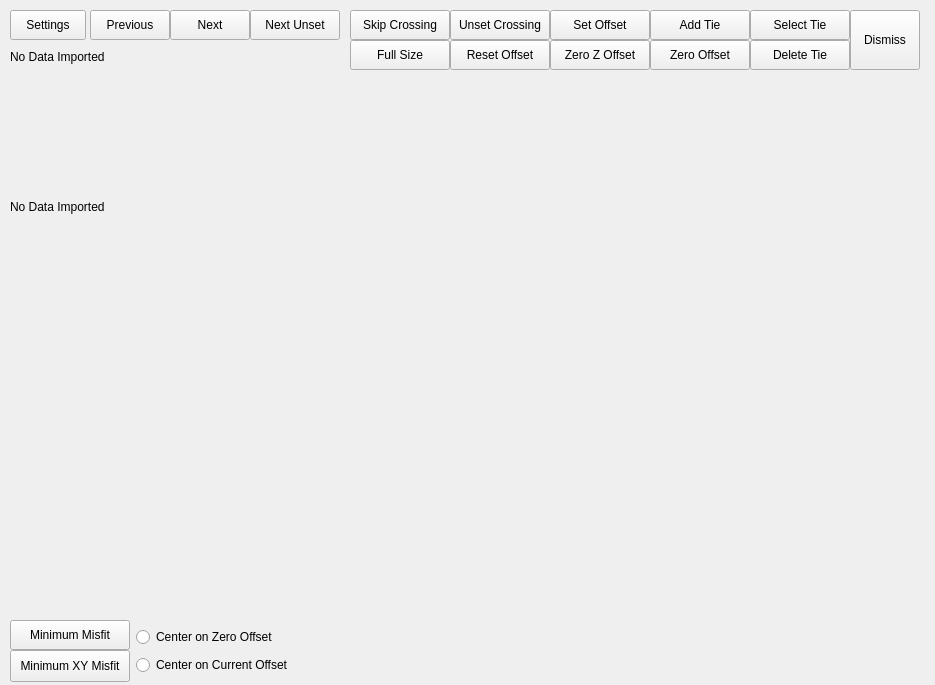
<?xml version="1.0" encoding="UTF-8"?>
<!--
  mbnavadjust_naverr.ui - the crossing / section analysis window of the navigation adjustment tool
  (mbnavadjust's bulletinBoard_naverr, mbnavadjust_creation.c). Loaded at runtime by
  src/mbnavadjust/mbnavadjust_window.cpp. Absolute geometry from the Motif bulletin board, no
  layouts. The three drawing areas are plain widgets the window paints into: the two sections'
  contours (drawingArea_naverr_cont, 600 x 600), the misfit grid (drawingArea_naverr_corr,
  301 x 301) and the z offset misfit (drawingArea_naverr_zcorr, 300 x 60), as the uil sizes them.
  "Settings" opens the Biases and Contours dialogs, as the Motif menu bar of the same name did.
-->
<ui version="4.0">
 <class>MbNavAdjustNaverr</class>
 <widget class="QDialog" name="bulletinBoard_naverr">
  <property name="geometry">
   <rect><x>0</x><y>0</y><width>935</width><height>685</height></rect>
  </property>
  <property name="windowTitle">
   <string>MBnavadjust - Navigation Adjustment Analysis</string>
  </property>
  <widget class="QPushButton" name="cascadeButton_settings">
   <property name="geometry"><rect><x>10</x><y>10</y><width>76</width><height>30</height></rect></property>
   <property name="text"><string>Settings</string></property>
   <property name="autoDefault"><bool>false</bool></property>
  </widget>
  <widget class="QPushButton" name="pushButton_naverr_previous">
   <property name="geometry"><rect><x>90</x><y>10</y><width>80</width><height>30</height></rect></property>
   <property name="text"><string>Previous</string></property>
   <property name="autoDefault"><bool>false</bool></property>
  </widget>
  <widget class="QPushButton" name="pushButton_naverr_next">
   <property name="geometry"><rect><x>170</x><y>10</y><width>80</width><height>30</height></rect></property>
   <property name="text"><string>Next</string></property>
   <property name="autoDefault"><bool>false</bool></property>
  </widget>
  <widget class="QPushButton" name="pushButton_naverr_nextunset">
   <property name="geometry"><rect><x>250</x><y>10</y><width>90</width><height>30</height></rect></property>
   <property name="text"><string>Next Unset</string></property>
   <property name="autoDefault"><bool>false</bool></property>
  </widget>
  <widget class="QPushButton" name="pushButton_naverr_setnone">
   <property name="geometry"><rect><x>350</x><y>10</y><width>100</width><height>30</height></rect></property>
   <property name="text"><string>Skip Crossing</string></property>
   <property name="autoDefault"><bool>false</bool></property>
  </widget>
  <widget class="QPushButton" name="pushButton_naverr_unset">
   <property name="geometry"><rect><x>450</x><y>10</y><width>100</width><height>30</height></rect></property>
   <property name="text"><string>Unset Crossing</string></property>
   <property name="autoDefault"><bool>false</bool></property>
  </widget>
  <widget class="QPushButton" name="pushButton_naverr_settie">
   <property name="geometry"><rect><x>550</x><y>10</y><width>100</width><height>30</height></rect></property>
   <property name="text"><string>Set Offset</string></property>
   <property name="autoDefault"><bool>false</bool></property>
  </widget>
  <widget class="QPushButton" name="pushButton_naverr_addtie">
   <property name="geometry"><rect><x>650</x><y>10</y><width>100</width><height>30</height></rect></property>
   <property name="text"><string>Add Tie</string></property>
   <property name="autoDefault"><bool>false</bool></property>
  </widget>
  <widget class="QPushButton" name="pushButton_naverr_selecttie">
   <property name="geometry"><rect><x>750</x><y>10</y><width>100</width><height>30</height></rect></property>
   <property name="text"><string>Select Tie</string></property>
   <property name="autoDefault"><bool>false</bool></property>
  </widget>
  <widget class="QPushButton" name="pushButton_naverr_dismiss">
   <property name="geometry"><rect><x>850</x><y>10</y><width>70</width><height>60</height></rect></property>
   <property name="text"><string>Dismiss</string></property>
   <property name="autoDefault"><bool>false</bool></property>
  </widget>
  <widget class="QPushButton" name="pushButton_naverr_fullsize">
   <property name="geometry"><rect><x>350</x><y>40</y><width>100</width><height>30</height></rect></property>
   <property name="text"><string>Full Size</string></property>
   <property name="autoDefault"><bool>false</bool></property>
  </widget>
  <widget class="QPushButton" name="pushButton_naverr_resettie">
   <property name="geometry"><rect><x>450</x><y>40</y><width>100</width><height>30</height></rect></property>
   <property name="text"><string>Reset Offset</string></property>
   <property name="autoDefault"><bool>false</bool></property>
  </widget>
  <widget class="QPushButton" name="pushButton_naverr_zerozoffset">
   <property name="geometry"><rect><x>550</x><y>40</y><width>100</width><height>30</height></rect></property>
   <property name="text"><string>Zero Z Offset</string></property>
   <property name="autoDefault"><bool>false</bool></property>
  </widget>
  <widget class="QPushButton" name="pushButton_naverr_zerooffset">
   <property name="geometry"><rect><x>650</x><y>40</y><width>100</width><height>30</height></rect></property>
   <property name="text"><string>Zero Offset</string></property>
   <property name="autoDefault"><bool>false</bool></property>
  </widget>
  <widget class="QPushButton" name="pushButton_naverr_deletetie">
   <property name="geometry"><rect><x>750</x><y>40</y><width>100</width><height>30</height></rect></property>
   <property name="text"><string>Delete Tie</string></property>
   <property name="autoDefault"><bool>false</bool></property>
  </widget>
  <widget class="QLabel" name="label_naverr_status">
   <property name="geometry"><rect><x>10</x><y>50</y><width>300</width><height>150</height></rect></property>
   <property name="text"><string>No Data Imported</string></property>
   <property name="alignment"><set>Qt::AlignLeft|Qt::AlignTop</set></property>
  </widget>
  <widget class="QLabel" name="label_naverr_offsets">
   <property name="geometry"><rect><x>10</x><y>200</y><width>300</width><height>40</height></rect></property>
   <property name="text"><string>No Data Imported</string></property>
   <property name="alignment"><set>Qt::AlignLeft|Qt::AlignTop</set></property>
  </widget>
  <widget class="QWidget" name="drawingArea_naverr_corr">
   <property name="geometry"><rect><x>10</x><y>240</y><width>301</width><height>301</height></rect></property>
   <property name="toolTip"><string>Misfit of the two sections against the offset: left button sets the offset</string></property>
  </widget>
  <widget class="QWidget" name="drawingArea_naverr_zcorr">
   <property name="geometry"><rect><x>10</x><y>550</y><width>300</width><height>60</height></rect></property>
   <property name="toolTip"><string>Misfit against the z offset: left button sets the z offset</string></property>
  </widget>
  <widget class="QPushButton" name="pushButton_naverr_minimum">
   <property name="geometry"><rect><x>10</x><y>620</y><width>120</width><height>30</height></rect></property>
   <property name="text"><string>Minimum Misfit</string></property>
   <property name="autoDefault"><bool>false</bool></property>
  </widget>
  <widget class="QPushButton" name="pushButton_naverr_minxymisfit">
   <property name="geometry"><rect><x>10</x><y>650</y><width>120</width><height>32</height></rect></property>
   <property name="text"><string>Minimum XY Misfit</string></property>
   <property name="autoDefault"><bool>false</bool></property>
  </widget>
  <widget class="QRadioButton" name="toggleButton_misfitcenter_zero">
   <property name="geometry"><rect><x>136</x><y>624</y><width>174</width><height>26</height></rect></property>
   <property name="text"><string>Center on Zero Offset</string></property>
  </widget>
  <widget class="QRadioButton" name="toggleButton_misfitcenter_auto">
   <property name="geometry"><rect><x>136</x><y>652</y><width>174</width><height>26</height></rect></property>
   <property name="text"><string>Center on Current Offset</string></property>
  </widget>
  <widget class="QWidget" name="drawingArea_naverr_cont">
   <property name="geometry"><rect><x>320</x><y>76</y><width>600</width><height>600</height></rect></property>
   <property name="toolTip"><string>The two sections' contours: left button drags the offset, middle button zooms, right button picks the tie points</string></property>
  </widget>
  <action name="pushButton_naverr_biases">
   <property name="text"><string>Biases...</string></property>
  </action>
  <action name="pushButton_naverr_controls">
   <property name="text"><string>Contours...</string></property>
  </action>
 </widget>
 <resources/>
 <connections/>
</ui>
